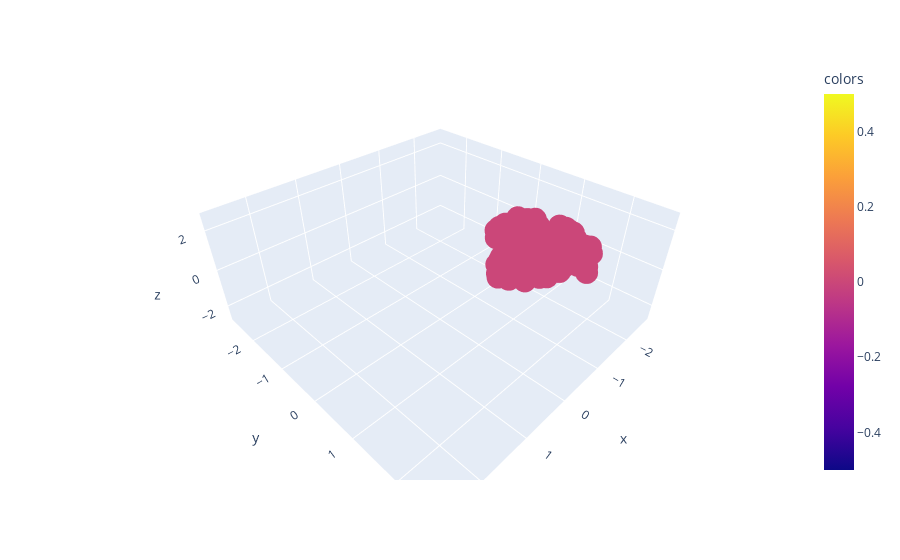

Source (notebook cell):
### Code cell
plot_3d(nbhd,use_plotly=True)
